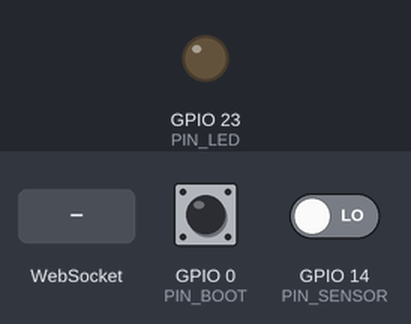
Recording of a program running on a simulated ESP32. Shown: output pins drawn as LEDs (lit = HIGH). Dashed ring = blinking. Inputs (shaded band) come from the test bench; at power-on: GPIO 14 (PIN_SENSOR) LOW, GPIO 0 (PIN_BOOT) HIGH. WiFi joins after 1.5 s; servers stay silent unless stated; the local clock reads 2024-03-15 10:24:30 at power-on unless the program sets it; what the program prints to the serial monitor is not drawn. At 13.3 s the program restarts the board; the recording ends there.

Above: at 3.7 s.
3.8 s: WebSocket text "1" received
At 3.87 s:
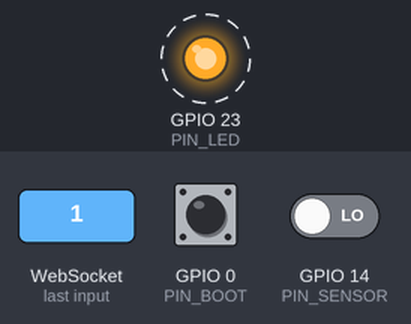
At 5.4 s:
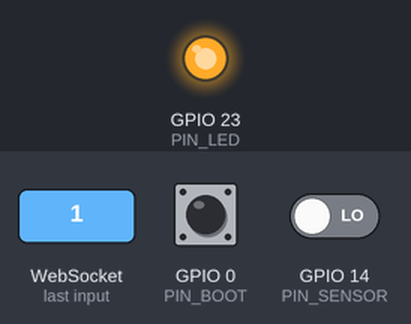
6.8 s: GPIO 14 (PIN_SENSOR) driven HIGH
8.3 s: GPIO 14 (PIN_SENSOR) driven LOW
9.8 s: GPIO 0 (PIN_BOOT) pulled LOW for 3.2 s
Timing chart, 0 to 12.8 s (numbered marks = the images above; inputs shaded):
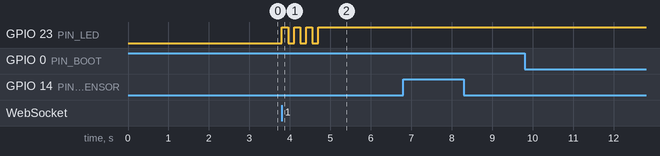

The program:

main.cpp
```cpp
#include <Arduino.h>
#include <WiFi.h>
#include <WiFiManager.h>
#include <WebSocketsClient.h>
#include <ArduinoJson.h>
#include <time.h>

#define PIN_SENSOR  14
#define PIN_LED     23
#define PIN_BOOT    0
#define DEBOUNCE_MS 80

#include "config.h"

bool controlActivo = true;
bool wsConectado = false;
int estadoSensor = LOW;
int ultimoEnviado = -1;
unsigned long ultimoEnvio = 0;
unsigned long ultimoCambioSensor = 0;
int lecturaAnterior = LOW;
int estadoEstable = LOW;
unsigned long ultimoIntentoRecon = 0;
unsigned long ultimaEstabilidad = 0;
int reconexiones = 0;

WiFiManager wm;
WebSocketsClient wsClient;
StaticJsonDocument<100> doc;
char buffer[100];

// ── Obtener hora actual formateada ────────────────────
String getHoraActual() {
  struct tm timeinfo;
  if (!getLocalTime(&timeinfo)) {
    return "--:--:--";
  }
  char hora[9];
  strftime(hora, sizeof(hora), "%H:%M:%S", &timeinfo);
  return String(hora);
}

// ── Log con hora real ─────────────────────────────────
void logConHora(const char* mensaje) {
  Serial.printf("[%s] %s\n", getHoraActual().c_str(), mensaje);
}

// ── Parpadear LED ─────────────────────────────────────
void parpadearLED(int veces, int retardo) {
  for (int i = 0; i < veces; i++) {
    digitalWrite(PIN_LED, HIGH);
    delay(retardo);
    digitalWrite(PIN_LED, LOW);
    delay(retardo);
  }
  digitalWrite(PIN_LED, controlActivo ? HIGH : LOW);
}

void actualizarLED() {
  digitalWrite(PIN_LED, controlActivo ? HIGH : LOW);
}

void enviarSensor(int valor) {
  if (!controlActivo || !wsConectado) return;
  if (valor == ultimoEnviado) return;
  unsigned long ahora = millis();
  if (ahora - ultimoEnvio < 150) return;

  doc.clear();
  doc["tipo"] = "senal";
  doc["valor"] = valor;
  serializeJson(doc, buffer);

  if (wsClient.sendTXT(buffer)) {
    ultimoEnvio = ahora;
    ultimoEnviado = valor;
    logConHora(valor ? ">>> HIGH" : ">>> LOW");
  }
}

void manejarMensaje(uint8_t* payload, size_t length) {
  char msg[200];
  memcpy(msg, payload, min(length, (size_t)199));
  msg[min(length, (size_t)199)] = '\0';

  if (!strstr(msg, "\"tipo\":\"control\"")) return;
  Serial.printf("[%s] <<< %s\n", getHoraActual().c_str(), msg);

  bool activar = strstr(msg, "\"activo\":true") || strstr(msg, "\"sensorActivo\":true");
  bool desactivar = strstr(msg, "\"activo\":false") || strstr(msg, "\"sensorActivo\":false");

  if (desactivar && controlActivo) {
    controlActivo = false;
    actualizarLED();
    ultimoEnviado = -1;
    logConHora("LED OFF");
  }
  else if (activar && !controlActivo) {
    controlActivo = true;
    actualizarLED();
    logConHora("LED ON");

    delay(50);
    int lecturaFresca = digitalRead(PIN_SENSOR);
    delay(DEBOUNCE_MS);
    if (digitalRead(PIN_SENSOR) == lecturaFresca) {
      estadoSensor = lecturaFresca;
      estadoEstable = lecturaFresca;
    }

    Serial.printf("[%s] Estado real al prender: %s\n",
                  getHoraActual().c_str(),
                  estadoSensor ? "HIGH" : "LOW");
    enviarSensor(estadoSensor);
  }
}

void eventoWS(WStype_t type, uint8_t* payload, size_t length) {
  switch(type) {
    case WStype_CONNECTED:
      logConHora("WS CONECTADO!");
      wsConectado = true;
      reconexiones++;

      parpadearLED(3, 150);

      delay(50);
      enviarSensor(estadoSensor);

      Serial.printf("[%s] Conexión #%d | Sensor: %s | Control: %s\n",
                    getHoraActual().c_str(),
                    reconexiones,
                    estadoSensor ? "HIGH" : "LOW",
                    controlActivo ? "ON" : "OFF");
      break;

    case WStype_DISCONNECTED:
      logConHora("WS DESCONECTADO");
      wsConectado = false;
      digitalWrite(PIN_LED, LOW);
      break;

    case WStype_TEXT:
      manejarMensaje(payload, length);
      break;

    case WStype_ERROR:
      logConHora("WS ERROR");
      wsConectado = false;
      digitalWrite(PIN_LED, LOW);
      break;
  }
}

void setup() {
  Serial.begin(115200);
  delay(1000);

  Serial.println("\n╔════════════════════════════════════╗");
  Serial.println("║   SENSOR IOT vFINAL                ║");
  Serial.println("╚════════════════════════════════════╝");

  pinMode(PIN_SENSOR, INPUT_PULLDOWN);
  pinMode(PIN_LED, OUTPUT);
  pinMode(PIN_BOOT, INPUT_PULLUP);

  digitalWrite(PIN_LED, LOW);

  WiFi.mode(WIFI_STA);
  WiFi.setAutoReconnect(true);
  WiFi.persistent(false);

  wm.setDebugOutput(false);
  wm.setConfigPortalTimeout(120);
  wm.setConnectTimeout(10);

  Serial.printf("[%s] Conectando WiFi...\n", getHoraActual().c_str());

  if (!wm.autoConnect("Sensor-IoT", "sensor123")) {
    Serial.printf("[%s] WiFi FALLÓ\n", getHoraActual().c_str());
    delay(3000);
    ESP.restart();
  }

  // Configurar NTP para obtener hora real
  configTime(-18000, 0, "pool.ntp.org", "time.nist.gov");  // UTC-5 (Perú)

  Serial.printf("[%s] WiFi: %s | RSSI: %d dBm\n",
                getHoraActual().c_str(),
                WiFi.localIP().toString().c_str(),
                WiFi.RSSI());

  // Esperar a que NTP sincronice (máximo 3 segundos)
  int intentos = 0;
  struct tm timeinfo;
  while (!getLocalTime(&timeinfo) && intentos < 15) {
    delay(200);
    intentos++;
  }

  if (getLocalTime(&timeinfo)) {
    Serial.printf("[%s] Hora sincronizada\n", getHoraActual().c_str());
  } else {
    Serial.println("[--:--:--] No se pudo sincronizar NTP");
  }

  wsClient.begin(WS_HOST, WS_PORT, WS_PATH);
  wsClient.onEvent(eventoWS);
  wsClient.setReconnectInterval(3000);
  wsClient.enableHeartbeat(10000, 3000, 3);

  Serial.printf("[%s] Sistema listo!\n", getHoraActual().c_str());
}

void loop() {
  unsigned long ahora = millis();

  wsClient.loop();

  int lectura = digitalRead(PIN_SENSOR);

  if (lectura != lecturaAnterior) {
    ultimoCambioSensor = ahora;
    lecturaAnterior = lectura;
  }

  if ((ahora - ultimoCambioSensor) >= DEBOUNCE_MS) {
    if (lectura != estadoEstable) {
      estadoEstable = lectura;
      estadoSensor = lectura;
      Serial.printf("[%s] SENSOR: %s\n",
                    getHoraActual().c_str(),
                    lectura ? "HIGH" : "LOW");
      enviarSensor(lectura);
    }
  }

  if (!wsConectado && (ahora - ultimoIntentoRecon > 3000)) {
    ultimoIntentoRecon = ahora;
    Serial.printf("[%s] Intentando reconectar WS...\n", getHoraActual().c_str());
    wsClient.disconnect();
    delay(100);
    wsClient.begin(WS_HOST, WS_PORT, WS_PATH);
    wsClient.onEvent(eventoWS);
    wsClient.setReconnectInterval(3000);
    wsClient.enableHeartbeat(10000, 3000, 3);
  }

  static unsigned long bootInicio = 0;
  if (digitalRead(PIN_BOOT) == LOW) {
    if (bootInicio == 0) bootInicio = ahora;
    if (ahora - bootInicio > 3000) {
      Serial.printf("[%s] Reset WiFi\n", getHoraActual().c_str());
      wm.resetSettings();
      delay(500);
      ESP.restart();
    }
  } else {
    bootInicio = 0;
  }

  if (ahora - ultimaEstabilidad > 30000) {
    ultimaEstabilidad = ahora;
    Serial.printf("[%s] ESTADO | WiFi: %s | WS: %s | Control: %s | Sensor: %s | Mem: %d\n",
                  getHoraActual().c_str(),
                  WiFi.isConnected() ? "OK" : "NO",
                  wsConectado ? "OK" : "NO",
                  controlActivo ? "ON" : "OFF",
                  estadoSensor ? "HIGH" : "LOW",
                  ESP.getFreeHeap());
  }

  delay(5);
}
```

config.h
```cpp
#ifndef CONFIG_H
#define CONFIG_H

const char* WS_HOST = "3.131.82.32";
const int   WS_PORT = 3001;
const char* WS_PATH = "/";

#endif // CONFIG_H
```

Measured:
- after the input at 3.8 s, GPIO 23 (PIN_LED): alternates HIGH for 0.15 s and LOW for 0.15 s, 7 changes in all, then stays HIGH, starting at once
- after the input at 6.8 s, every drawn part: stays the same
- after the input at 8.3 s, every drawn part: stays the same
- after the input at 9.8 s, every drawn part: stays the same
